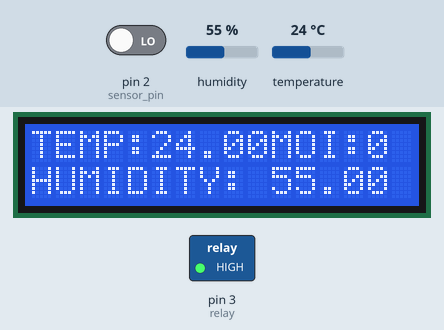
Simulated run of this sketch. Board: Arduino Uno, built with avr-gcc and run on an emulated ATmega328P. Parts: 16×2 character LCD, switched loads named in the sketch (green lamp = pin HIGH). The test bench sets the inputs (shaded band); at power-on: temperature 24 °C, pin 2 (sensor_pin) LOW, humidity 55 %. What the sketch prints to the serial monitor is not drawn.

Above: at 3.2 s.
3.3 s: temperature set to 33 °C
At 5.3 s:
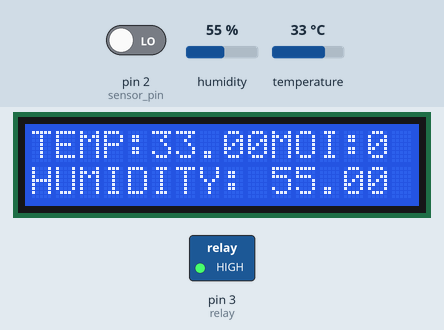
6.0 s: temperature set to 36 °C
At 9.3 s:
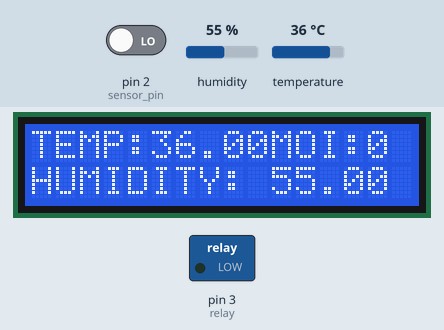
9.6 s: pin 2 (sensor_pin) driven HIGH
At 14.5 s:
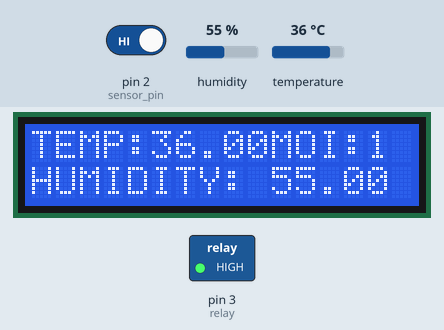
15.6 s: humidity set to 22 %
At 21.0 s:
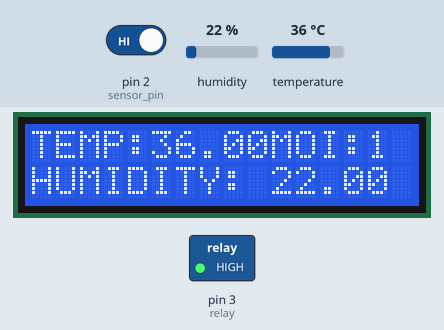
21.6 s: pin 2 (sensor_pin) driven LOW
At 28.3 s:
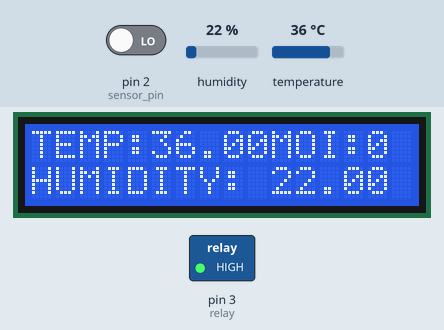
Timing chart, 0 to 28.6 s (numbered marks = the images above; inputs shaded):
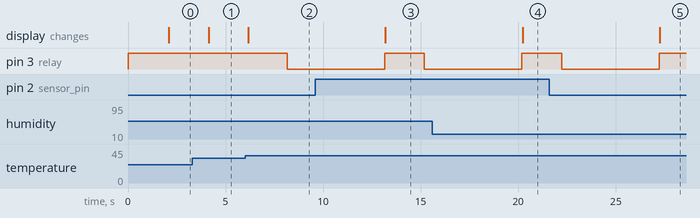

Measured:
- the behaviour switches between 34 and 35 °C on temperature (found by bisection; images 1 and 2)
- after the input at 3.3 s, the display: changes after 0.83 s (image 1)
- after the input at 6.0 s, pin 3 (relay): HIGH → LOW after 2.2 s; the display: changes after 0.16 s (image 2)
- after the input at 9.6 s, the display: changes after 3.6 s (image 3)
- after the input at 15.6 s, the display: changes after 4.6 s (image 4)
- after the input at 21.6 s, the display: changes after 5.7 s (image 5)

The sketch:

final_project.ino
```cpp
#include "DHT.h"
#define DHTPIN 8
#define DHTTYPE DHT11
#include<LiquidCrystal.h>
LiquidCrystal LCD(A0,A1,A2,A3,A4,A5);
DHT dht(DHTPIN, DHTTYPE);
int sensor_pin=2;
int relay=3;
String str;
void setup() {
  pinMode(sensor_pin,INPUT);
  pinMode(relay,OUTPUT);
  Serial.begin(9600);
  digitalWrite(relay,HIGH);
  // Serial.println(F("DHTxx test!"));
   dht.begin();
   LCD.begin(16,2);
   LCD.clear();
   LCD.setCursor(0,0);
   LCD.print("IRRIGATION");
   LCD.setCursor(0,1);
   LCD.print("SYSTEM");
   delay(2000);
}

void loop()
{

  float h = dht.readHumidity();
  float t = dht.readTemperature();


  if (isnan(h) || isnan(t)) {
    // Serial.println(F("Failed to read from DHT sensor!"));
    return;
  }

  // Serial.println(F("Humidity: "));
  // Serial.println(h);
  // Serial.println(F("Temperature: "));
  // Serial.println(t);
  int sensor_data=digitalRead(sensor_pin);
  // Serial.println(sensor_data);
  LCD.clear();
   LCD.setCursor(0,0);
   LCD.print("TEMP:");
   LCD.setCursor(5,0);
   LCD.print(t);
   LCD.setCursor(10,0);
   LCD.print("MOI:");
   LCD.setCursor(14,0);
   LCD.print(sensor_data);
  LCD.setCursor(0,1);
   LCD.print("HUMIDITY:");
   LCD.setCursor(10,1);
   LCD.print(h);
   delay(2000);
   str=String(sensor_data)+String("!")+String(t)+String("@")+String(h);
   Serial.println(str);
   if(t>34&&sensor_data==1)
   {
    digitalWrite(relay,LOW);
    delay(5000);
    digitalWrite(relay,HIGH);
   }
   else if(t<=34&&sensor_data==1)
   {
    digitalWrite(relay,LOW);
    delay(5000);
    digitalWrite(relay,HIGH);
   }
   else if(t>34&&sensor_data==0)
   {
    digitalWrite(relay,LOW);
    delay(5000);
    digitalWrite(relay,HIGH);
   }
   else if(t<=34&&sensor_data==0)
   {
    digitalWrite(relay,HIGH);
   }
}
```
